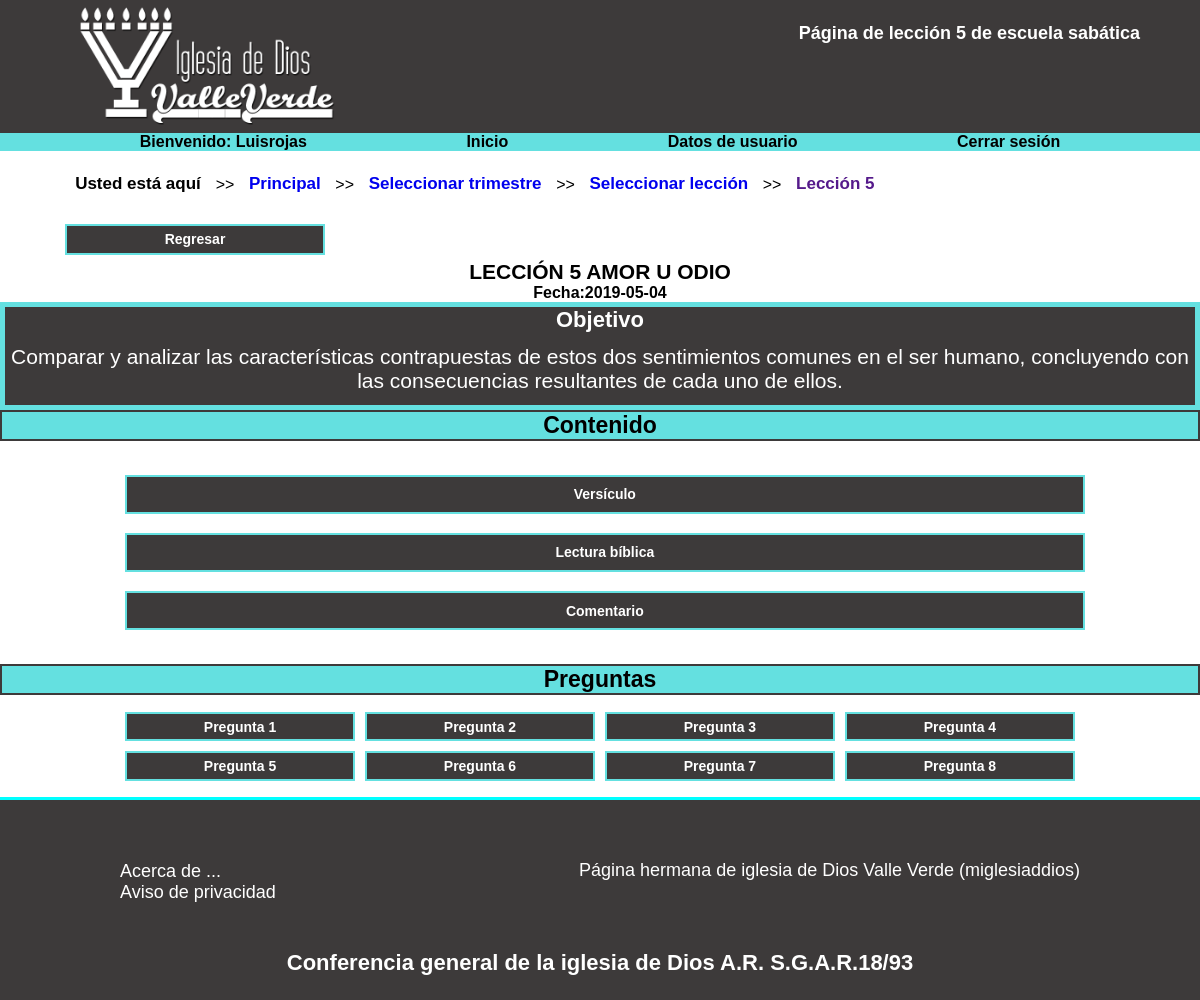
Page /blog-escuela-sabatica/escuela-adultos/trimestres/2do-trimestre-2019/leccion5/leccion5.php (signed in) on the committed database.
### tables this page shows
CREATE TABLE `lecciones_adultos` (
  `titulo_lecciones_adultos` varchar(250) NOT NULL,
  `datos_trimestre` varchar(60) NOT NULL
);

CREATE TABLE `fecha_leccion` (
  `id_fecha_leccion` int(11) NOT NULL,
  `fecha` date NOT NULL,
  `titulo_lecciones_adultos` varchar(250) NOT NULL
);

CREATE TABLE `objetivo_adultos` (
  `id_objetivo_adultos` int(11) NOT NULL,
  `objetivo_adultos` text NOT NULL,
  `titulo_lecciones_adultos` varchar(250) NOT NULL
);

### blog-escuela-sabatica/escuela-adultos/trimestres/2do-trimestre-2019/leccion5/consultas/consulta5.php (called while the page is built, shortened)
<?php
$consulta_leccion = "SELECT * FROM lecciones_adultos WHERE titulo_lecciones_adultos='LECCIÓN 5 AMOR U ODIO' AND datos_trimestre='2do trimestre de 2019, abril, mayo, junio de 2019'";
$resultado_leccion = mysqli_query($conexion, $consulta_leccion);
$leccion_elegida = mysqli_fetch_assoc($resultado_leccion);
$usarleccion = $leccion_elegida["titulo_lecciones_adultos"];
$leccion                             = "SELECT * FROM lecciones_adultos WHERE titulo_lecciones_adultos='$usarleccion'";
$resultadoleccion                    = mysqli_query($conexion, $leccion);
$registroleccion                     = mysqli_fetch_assoc($resultadoleccion);
$fecha                               = "SELECT * FROM fecha_leccion WHERE titulo_lecciones_adultos='$usarleccion'";
$resultadofecha                      = mysqli_query($conexion, $fecha);
$registrofecha                       = mysqli_fetch_assoc($resultadofecha);
$objetivo                            = "SELECT * FROM objetivo_adultos WHERE titulo_lecciones_adultos='$usarleccion'";
$resultadoobjetivo                   = mysqli_query($conexion, $objetivo);
$registroobjetivo                    = mysqli_fetch_assoc($resultadoobjetivo);
?>

### blog-escuela-sabatica/escuela-adultos/trimestres/2do-trimestre-2019/leccion5/leccion5.php (the view, shortened to what this page needs)
<?php
   include "../../../../conexion-blog.php";
   include "consultas/consulta5.php";
   ?>
<!DOCTYPE html>
<html lang="es-MX">
   <head>
      <link rel="stylesheet" href="../../css/estilos-leccion1.css">
   </head>
   <body>
      <div class="contenedor-filas-columnas">
         <header>
            <div class="caja-header">
               <div class="imagen-header">
                  <a href="../../../principal-blog.php"><img class="logo" src="../../../../../imagenes/logo_iglesia_de_dios_valle_verde.png" alt="iglesia-de-dios-valle-verde-escuela-sabatica"></a>
               </div>
               <div class="titulo-header">
                  <a href="">
                     <h1 class="h1-header">Página de lección 5 de escuela sabática</h1>
                  </a>
               </div>
            </div>
         </header>
         <div class="columna-nav">
            <nav class="menu">
               <ul>
                  <li>
                     <a href="">
                        <h3>Bienvenido: <?php
                           echo $_SESSION['nombre_usuario'];
                           ?></h3>
                     </a>
                  </li>
                  <li>
                     <a href="../../../principal-blog.php">
                        <h3>Inicio</h3>
                     </a>
                  </li>
                  <li>
                     <a href="../../../datos-usuario.php">
                        <h3>Datos de usuario</h3>
                     </a>
                  </li>
                  <li>
                     <a href="../../../cerrar-sesion.php">
                        <h3>Cerrar sesión</h3>
                     </a>
                  </li>
               </ul>
            </nav>
         </div>
         <div class="columnamapa">
            <div class="mapa">
               <ul>
                  <li class="amapa">Usted está aquí
                  </li>
                  <label>>></label>
                  <li><a  class="amapa" href="../../../principal-blog.php">Principal</a>
                  </li>
                  <label>>></label>
                  <li><a  class="amapa" href="../../../escuelas-trimestres.php">Seleccionar trimestre</a>
                  </li>
                  <label>>></label>
                  <li><a  class="amapa" href="../../../lecciones-2.php">Seleccionar lección</a>
                  </li>
                  <label>>></label>
                  <li><a  class="amapa" href="">Lección 5</a>
                  </li>
               </ul>
            </div>
         </div>
         <div class="boton_regresar">
         <a href="../../../lecciones-2.php"><button class="span_pregunta">Regresar</button></a>
         </div>
         <div class="principal1">
            <h2 class="h2_titulo_principal"><?php
               echo ($registroleccion['titulo_lecciones_adultos']);
               ?></h2>
            <h3 class="h3fecha">Fecha:<?php
               echo ($registrofecha['fecha']);
               ?></h3>
            <div class="objetivo">
                  <h4 class="h4tituloobjetivo">Objetivo</h4>
                  <p class="particleobjetivo"><?php
                     echo ($registroobjetivo['objetivo_adultos']);
                     ?></p>
               </div>
               <h2 class="h2preguntas">Contenido</h2>
<div class="div_preguntas_botones2">
	<a href='javascript:seleccion1(9);'><button class="span_pregunta2">Versículo</button></a>
	<a href='javascript:seleccion1(10);'><button class="span_pregunta2">Lectura bíblica</button></a>
<a href='javascript:seleccion1(11);'><button class="span_pregunta2">Comentario</button></a>
</div>
               <h2 class="h2preguntas">Preguntas</h2>
<div class="div_preguntas_botones">
	<a href='javascript:seleccion(1);'><button class="span_pregunta">Pregunta 1</button></a>
	<a href='javascript:seleccion(2);'><button class="span_pregunta">Pregunta 2</button></a>
   <a href='javascript:seleccion(3);'><button class="span_pregunta">Pregunta 3</button></a>
   <a href='javascript:seleccion(4);'><button class="span_pregunta">Pregunta 4</button></a>
   <a href='javascript:seleccion(5);'><button class="span_pregunta">Pregunta 5</button></a>
   <a href='javascript:seleccion(6);'><button class="span_pregunta">Pregunta 6</button></a>
   <a href='javascript:seleccion(7);'><button class="span_pregunta">Pregunta 7</button></a>
<a href='javascript:seleccion(8);'><button class="span_pregunta">Pregunta 8</button></a>
</div>
		 </div>
		 </div>
         <footer>
            <div class="columna-footer">
               <ul class="ul-footer">
                  <li><a class="a-footer" href="../../../../../contenidos/acerca-de.html">Acerca de ...</a></li>
                  <li><a class="a-footer" href="../../../../../contenidos/aviso-de-privacidad.html">Aviso de privacidad</a></li>
               </ul>
               <p class="pfooter-1"><a class="link-footer" href="https://miglesiaddios.jimdo.com/" target="_blank">Página hermana de iglesia de Dios Valle Verde (miglesiaddios)</a></p>
               <p class="pfooter">Conferencia general de la iglesia de Dios A.R. S.G.A.R.18/93</p>
            </div>
         </footer>
   </body>
</html>

### rows in the picture
lecciones_adultos: titulo_lecciones_adultos "LECCIÓN 5 AMOR U ODIO"
fecha_leccion: fecha "2019-05-04"
objetivo_adultos: objetivo_adultos "Comparar y analizar las características contrapuestas de estos dos sentimientos comunes en el ser humano, concluyendo con las consecuencias resultantes de cada uno de ellos."

### other values in the picture
$_SESSION['nombre_usuario'] "Luisrojas"
